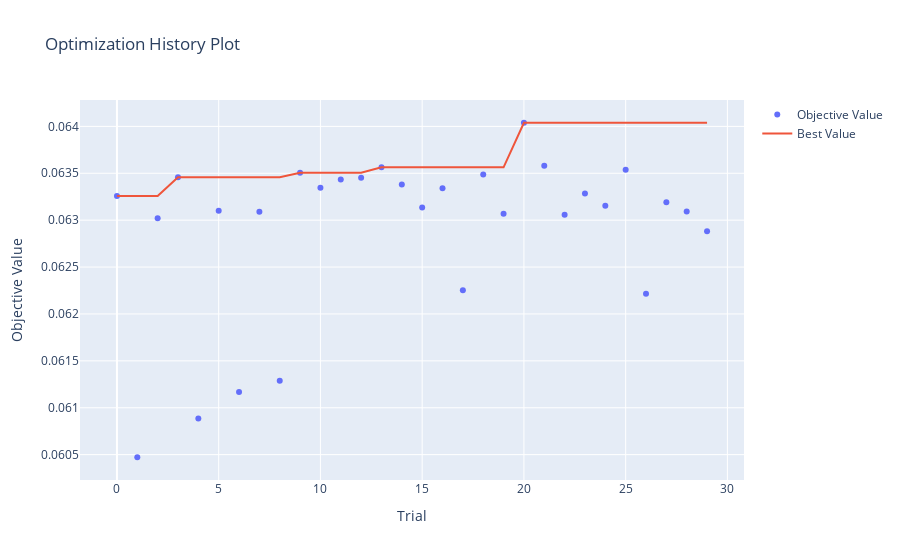
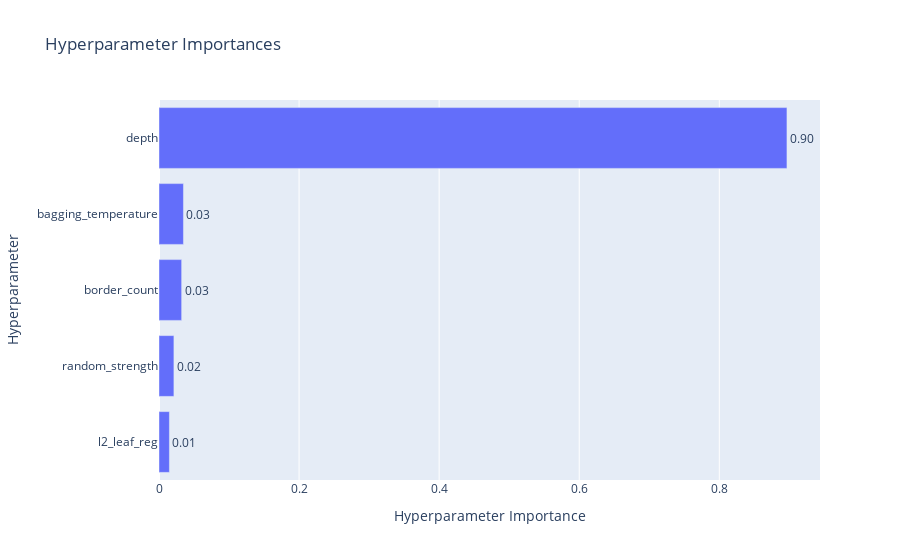

Notebook source saved alongside these figures, in order:
### Code cell
optuna.visualization.plot_optimization_history(study).show()
optuna.visualization.plot_param_importances(study).show()

### Figure 1 — Plotly figure (JSON) as saved in the notebook; plotly's stock layout.template omitted (floating-point values rounded to 4 significant figures)
{"data": [{"mode": "markers", "name": "Objective Value", "type": "scatter", "x": [0, 1, 2, 3, 4, 5, 6, 7, 8, 9, 10, 11, 12, 13, 14, 15, 16, 17, 18, 19, 20, 21, 22, 23, 24, 25, 26, 27, 28, 29], "y": [0.06326, 0.06047, 0.06302, 0.06346, 0.06089, 0.0631, 0.06117, 0.06309, 0.06129, 0.06351, 0.06335, 0.06343, 0.06345, 0.06356, 0.06338, 0.06314, 0.06334, 0.06225, 0.06349, 0.06307, 0.06404, 0.06358, 0.06306, 0.06329, 0.06315, 0.06354, 0.06221, 0.06319, 0.06309, 0.06288]}, {"mode": "lines", "name": "Best Value", "type": "scatter", "x": [0, 1, 2, 3, 4, 5, 6, 7, 8, 9, 10, 11, 12, 13, 14, 15, 16, 17, 18, 19, 20, 21, 22, 23, 24, 25, 26, 27, 28, 29], "y": [0.06326, 0.06326, 0.06326, 0.06346, 0.06346, 0.06346, 0.06346, 0.06346, 0.06346, 0.06351, 0.06351, 0.06351, 0.06351, 0.06356, 0.06356, 0.06356, 0.06356, 0.06356, 0.06356, 0.06356, 0.06404, 0.06404, 0.06404, 0.06404, 0.06404, 0.06404, 0.06404, 0.06404, 0.06404, 0.06404]}, {"marker": {"color": "#cccccc"}, "mode": "markers", "name": "Infeasible Trial", "showlegend": false, "type": "scatter", "x": [], "y": []}], "layout": {"title": {"text": "Optimization History Plot"}, "xaxis": {"title": {"text": "Trial"}}, "yaxis": {"title": {"text": "Objective Value"}}}}

### Figure 2 — Plotly figure (JSON) as saved in the notebook; plotly's stock layout.template omitted (floating-point values rounded to 4 significant figures)
{"data": [{"cliponaxis": false, "hovertemplate": ["l2_leaf_reg (FloatDistribution): 0.014864613659935789<extra></extra>", "random_strength (FloatDistribution): 0.021289133550452054<extra></extra>", "border_count (IntDistribution): 0.03233596848018735<extra></extra>", "bagging_temperature (FloatDistribution): 0.034914631774549405<extra></extra>", "depth (IntDistribution): 0.8965956525348754<extra></extra>"], "name": "Objective Value", "orientation": "h", "text": ["0.01", "0.02", "0.03", "0.03", "0.90"], "textposition": "outside", "type": "bar", "x": [0.01486, 0.02129, 0.03234, 0.03491, 0.8966], "y": ["l2_leaf_reg", "random_strength", "border_count", "bagging_temperature", "depth"]}], "layout": {"title": {"text": "Hyperparameter Importances"}, "xaxis": {"title": {"text": "Hyperparameter Importance"}}, "yaxis": {"title": {"text": "Hyperparameter"}}}}
